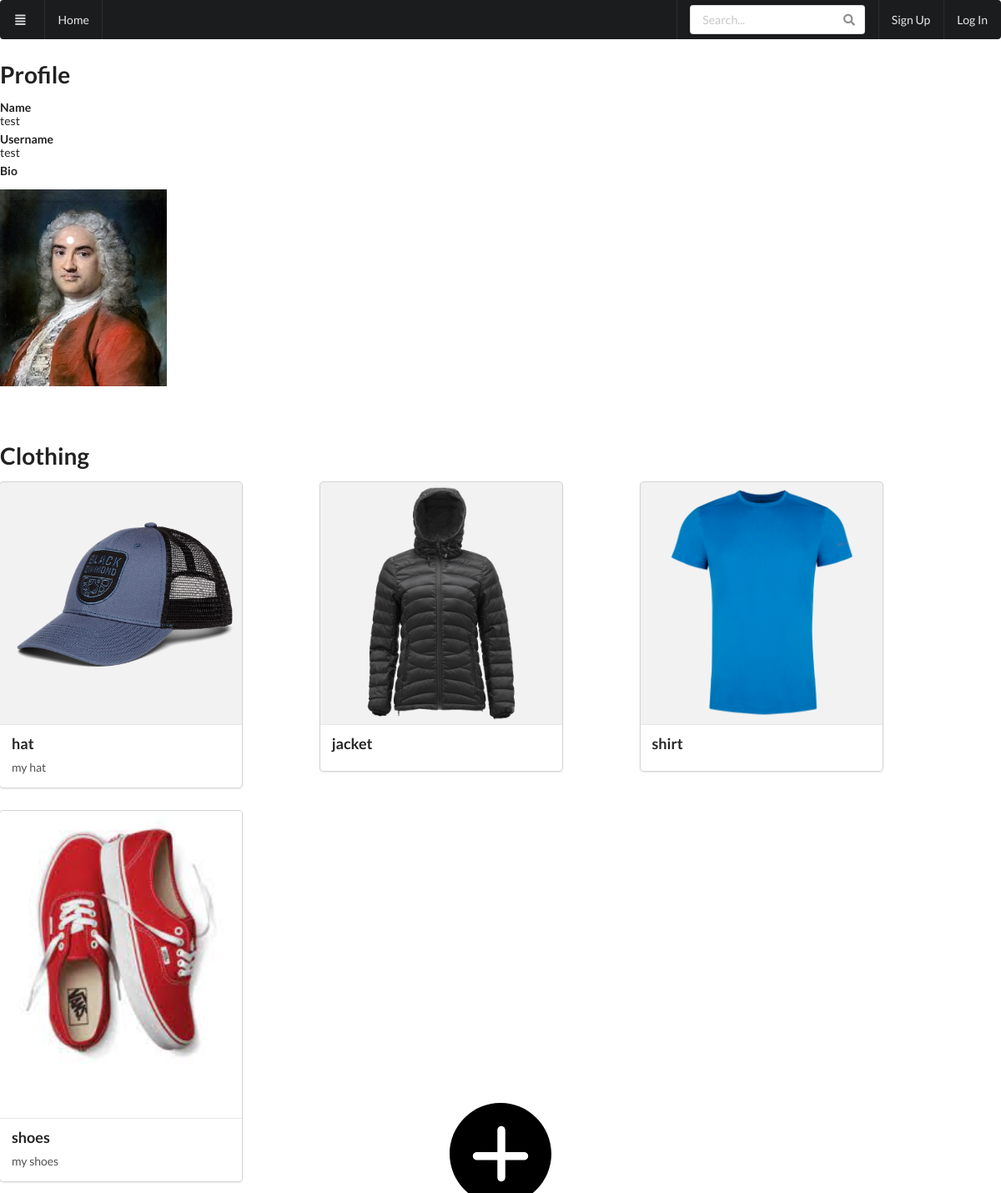
Screenshot of /userProfile/1 with the database file from the repository.
### codemodules/models.py (models this page shows, shortened)
class UserModel(db.Model,UserMixin):
    id = db.Column(db.Integer, primary_key=True)
    name = db.Column(db.String(120), nullable=False)
    username = db.Column(db.String(50), nullable=False, unique=True)
    email = db.Column(db.String(120), nullable=False, unique=True)
    bio = db.Column(db.String(400), nullable=False,default="")
    profile_picture = db.Column(db.String(400),default="n/a")
    date_added = db.Column(db.DateTime,default=datetime.utcnow())
    password_hash = db.Column(db.String(128), nullable=False)
    clothings = db.relationship("ClothingModel",backref="user")
    posts = db.relationship("PostModel",backref="user")

class ClothingModel(db.Model):
    id = db.Column(db.Integer, primary_key=True)
    describtion = db.Column(db.String(220))
    type = db.Column(db.String(10), nullable=False)
    image_link = db.Column(db.String(),nullable=False)
    user_id  = db.Column(db.Integer,db.ForeignKey(UserModel.id))

### run.py (the view)
@app.route("/userProfile/<int:id>",methods=["GET"])
def userProfile(id):
    user = UserModel.query.get(id)
    userClothes = user.clothings
    userPosts = user.posts
    return render_template("userProfile.html",user=user,clothing=userClothes)

### templates/userProfile.html (shortened to what this page needs)
{% extends "base.html" %}
{% block content %}
    <h1>Profile</h1>
    <div class="left-form ui list">
        <div class="item">
          <div class="header">Name</div>
          {{user.name }}
        </div>
        <div class="item">
          <div class="header">Username</div>
          {{user.username }}
        </div>
        <div class="item">
          <div class="header">Bio</div>
        </div>
      </div>
    <div class="right-form">
        {% if user.profile_picture == "n/a" %}
            <img src="{{ url_for('static', filename='img/default_profile_pic.jpg') }}" alt="deafult profile picture" width="200">
        {% else %}
            <img src="{{ url_for('static', filename='profile_data/'+user.id|string() + '_' + user.username+'/'+ user.profile_picture) }}" alt="deafult profile picture" width="200">
        {% endif %}
    </div>
<br><br><br>
    <div>
        <h1>Clothing</h1>
        <div class="ui three column grid">
            {% for item in clothing%}
                <div class="ui five wide column">
                    <div class="ui card">
                        <div class="image">
                            <img src="{{url_for('static',filename='clothes_images/'+ item.image_link)}}" alt="" >
                        </div>
                        <div class="content">
                        <a class="header">{{item.type}}</a>
                        <div class="description">
                            {{item.describtion}}
                        </div>
                        </div>
                    </div>
                </div>
            {% endfor %}
        </div>
    </div>
{% endblock content %}

### templates/base.html (shortened to what this page needs)
<!DOCTYPE html>
<html lang="en">
<head>
    <link rel="stylesheet" type="text/css" href="{{url_for('static', filename='semantic_ui/semantic.min.css')}}">
    <link rel="stylesheet" href="{{url_for('static', filename='css/styles.css') }}">
</head>
<header class="ui">
    <div class="ui sticky inverted menu">
        <button1 class="item">
            <i class="align justify icon"></i>
        </button1>
        <a class="item" href="{{ url_for('index') }}">Home</a>
        <div class="right menu">
            <div class="item">
                <form class="ui icon input" id="search" >
                        <input type="text" placeholder="Search..." id='searchText'>
                </form>
            </div>
                {% if current_user.is_authenticated == False%}
                <a class="item" href="{{ url_for('create_user') }}">Sign Up</a>
                <a class="item" href="{{ url_for('login') }}">Log In</a>
                {% endif %}
            </div>
        </div>
</header>
<body class="ui active tab">
    {% block content %}
    {% endblock content %}
    <footer class="ui">
        <div class="ui column center aligned page grid">
            <a href="/postMenu" class="ui small image">
                <img src="static/img/plus-icon.svg">
              </a>
    </footer>
</body>
</html>

### static/css/styles.css (style rules this page uses)
body { margin: 0px; }
footer { position: fixed; left: 0; bottom: 0; width: 100%; text-align: center }

### rows the page displays
UserModel: name "test", username "test", id+username+profile_picture (picture)
ClothingModel: image_link (picture), type "hat", describtion "my hat"
ClothingModel: image_link (picture), type "jacket"
ClothingModel: image_link (picture), type "shirt"
ClothingModel: image_link (picture), type "shoes", describtion "my shoes"
